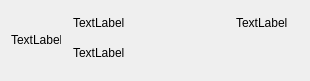
<?xml version="1.0" encoding="UTF-8"?>
<ui version="4.0">
 <class>ChatForm</class>
 <widget class="QWidget" name="ChatForm">
  <property name="geometry">
   <rect>
    <x>0</x>
    <y>0</y>
    <width>310</width>
    <height>81</height>
   </rect>
  </property>
  <property name="sizePolicy">
   <sizepolicy hsizetype="Preferred" vsizetype="Fixed">
    <horstretch>0</horstretch>
    <verstretch>0</verstretch>
   </sizepolicy>
  </property>
  <property name="minimumSize">
   <size>
    <width>0</width>
    <height>81</height>
   </size>
  </property>
  <property name="maximumSize">
   <size>
    <width>313</width>
    <height>81</height>
   </size>
  </property>
  <property name="windowTitle">
   <string>Form</string>
  </property>
  <layout class="QHBoxLayout" name="horizontalLayout">
   <item>
    <widget class="QLabel" name="icon">
     <property name="sizePolicy">
      <sizepolicy hsizetype="Fixed" vsizetype="Fixed">
       <horstretch>0</horstretch>
       <verstretch>0</verstretch>
      </sizepolicy>
     </property>
     <property name="minimumSize">
      <size>
       <width>50</width>
       <height>50</height>
      </size>
     </property>
     <property name="maximumSize">
      <size>
       <width>50</width>
       <height>50</height>
      </size>
     </property>
     <property name="text">
      <string>TextLabel</string>
     </property>
    </widget>
   </item>
   <item>
    <widget class="QWidget" name="widget" native="true">
     <layout class="QVBoxLayout" name="verticalLayout">
      <property name="spacing">
       <number>6</number>
      </property>
      <property name="leftMargin">
       <number>6</number>
      </property>
      <property name="topMargin">
       <number>5</number>
      </property>
      <property name="rightMargin">
       <number>11</number>
      </property>
      <property name="bottomMargin">
       <number>0</number>
      </property>
      <item>
       <layout class="QHBoxLayout" name="horizontalLayout_2">
        <item>
         <widget class="QLabel" name="title">
          <property name="text">
           <string>TextLabel</string>
          </property>
         </widget>
        </item>
        <item>
         <widget class="QLabel" name="time">
          <property name="sizePolicy">
           <sizepolicy hsizetype="Fixed" vsizetype="Fixed">
            <horstretch>0</horstretch>
            <verstretch>0</verstretch>
           </sizepolicy>
          </property>
          <property name="text">
           <string>TextLabel</string>
          </property>
         </widget>
        </item>
       </layout>
      </item>
      <item>
       <widget class="QLabel" name="text">
        <property name="text">
         <string>TextLabel</string>
        </property>
       </widget>
      </item>
     </layout>
    </widget>
   </item>
  </layout>
 </widget>
 <resources/>
 <connections/>
</ui>
